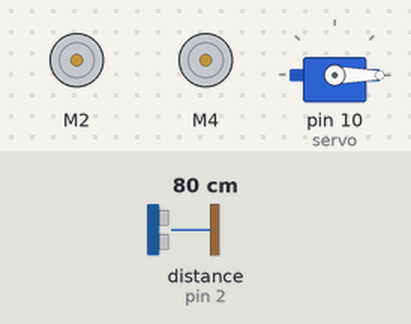
A sketch run on a simulated Arduino Uno, built with avr-gcc and run on an emulated ATmega328P. Parts: 2 × DC motor (green arrow = forward, orange = backward, longer = faster), servo. Wiring (inferred from the names in the program): ultrasonic range finder: trigger pin 13; echo pin 2. The inputs (shaded band) are chosen by the test bench; at power-on: distance to the obstacle (sensor on pin 2) 80 cm. The echo pulse lasts 58.3 µs per cm.

Above: at 3.2 s.
3.3 s: distance to the obstacle (sensor on pin 2) set to 2 cm
At 5.2 s:
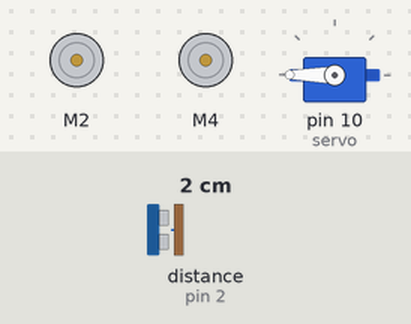
9.5 s: distance to the obstacle (sensor on pin 2) set to 35 cm
At 12.9 s:
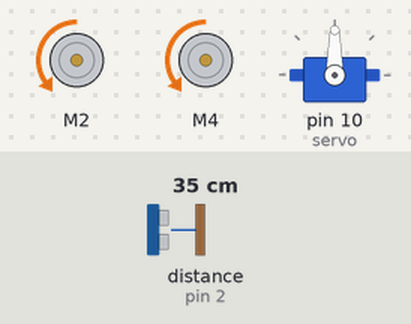
15.5 s: distance to the obstacle (sensor on pin 2) set to 4 cm
At 18.3 s:
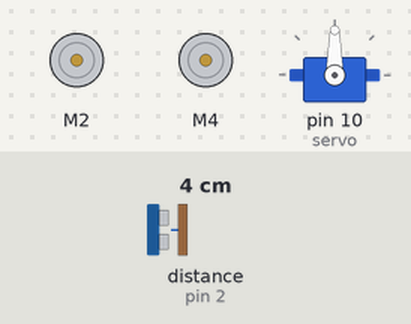
21.0 s: distance to the obstacle (sensor on pin 2) set to 60 cm
Timing chart, 0 to 28.2 s (numbered marks = the images above; inputs shaded):
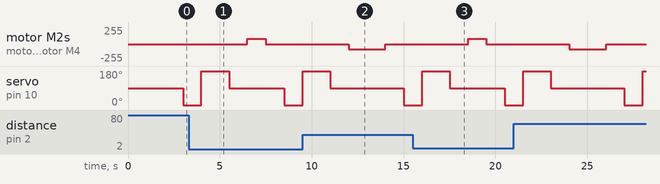

The sketch:

Carrinho.ino
```cpp
#include <AFMotor.h>
#include <Servo.h> //importando a biblioteca do Servo
#include <Ultrasonic.h> //importando a biblioteca do Sonar

// definindo variáveis

int servo = 10; // servomotor ligado em uma porta digital PWM
int trig = 13;   //pino TRIG
int echo = 2;   //pino ECHO
int distancia;  //variável pra guradar a distancia
AF_DCMotor motor1(2);
AF_DCMotor motor2(4);
int pot = 80;  // potência do motor de 0 a 255
int tempo;      // duração do sinal enviado do sensor ultrassônico
int F, E, D;    // distâncias medidas da frente (90°), da direita (30°) e esquerda (150°)
Ultrasonic sonar(trig, echo);//objeto do tipo Ultrasonic
Servo motorzinho; //criando um Servo chamado motorzinho

void setup() {

  Serial.begin(9600);
  motor1.setSpeed(0); // 0  a 255
  motor2.setSpeed(0); // 0  a 255
  pinMode(echo, INPUT);
  pinMode(trig, OUTPUT);
  digitalWrite(trig, LOW);

  motorzinho.attach(servo); //Servo motor no pino 10
  motorzinho.write(90);  // inicia olhando para frente (ângulo de 90°)
  delay(2000);
}

void loop() {
  // inicia com os motores parados
  motor_parar();
  motorzinho.write(0);          // gira para direita (ângulo de 30°)
  delay(1000);
  digitalWrite(trig, HIGH);
  delayMicroseconds(10);
  digitalWrite(trig, LOW);
  tempo = pulseIn(echo, HIGH);
  // calcula a distância a partir do tempo de ida e volta do ultrassom com v = 345 m/s
  D = tempo/58;
  motorzinho.write(180);       // gira para esquerda (ângulo de 150°)
  delay(1500);
  digitalWrite(trig, HIGH);
  delayMicroseconds(10);
  digitalWrite(trig, LOW);
  tempo = pulseIn(echo, HIGH);
  E = tempo/58;
  motorzinho.write(90);       // gira para frente (ângulo de 90°)
  delay(1000);
  digitalWrite(trig, HIGH);
  delayMicroseconds(10);
  digitalWrite(trig, LOW);
  tempo = pulseIn(echo, HIGH);
  F = tempo/58;

  if (F > 30) {
    if ((D > 20) && (E > 20)) {   // o carrinho vai para frente desde que a
      motor_frente();             // distância ao obstáculo for maior que 30 cm
    }
    else {
      if (D > E) {
        // o carrinho gira para a direita
        motor_giraD();
      }
      else {
        // o carrinho gira para a esquerda
        motor_giraE();
      }
    }
  }
  else {
    // se a distância for menor do que 30 cm, então ele dá ré e gira
    motor_re();
  }
}

void motor_frente() {
  motor1.setSpeed(pot);
  motor1.run(BACKWARD); // sentido horário
  motor2.setSpeed(pot);
  motor2.run(BACKWARD); // sentido horário
  delay(2000);
}

void motor_parar() {
  motor1.setSpeed(0);
  motor1.run(RELEASE);
  motor2.setSpeed(0);
  motor2.run(RELEASE);
  delay(1000);
}

void motor_re() {
  motor1.setSpeed(pot);
  motor1.run(FORWARD); // sentido anti-horário
  motor2.setSpeed(pot);
  motor2.run(FORWARD); // sentido anti-horário
  delay(1000);
}

void motor_giraD() {
  motor1.setSpeed(pot);
  motor1.run(FORWARD); // sentido anti-horário
  motor2.setSpeed(0);
  motor2.run(RELEASE);
  delay(1000);
}

void motor_giraE() {
  motor1.setSpeed(0);
  motor1.run(RELEASE);
  motor2.setSpeed(pot);
  motor2.run(FORWARD); // sentido anti-horário
  delay(1000);
}
```
